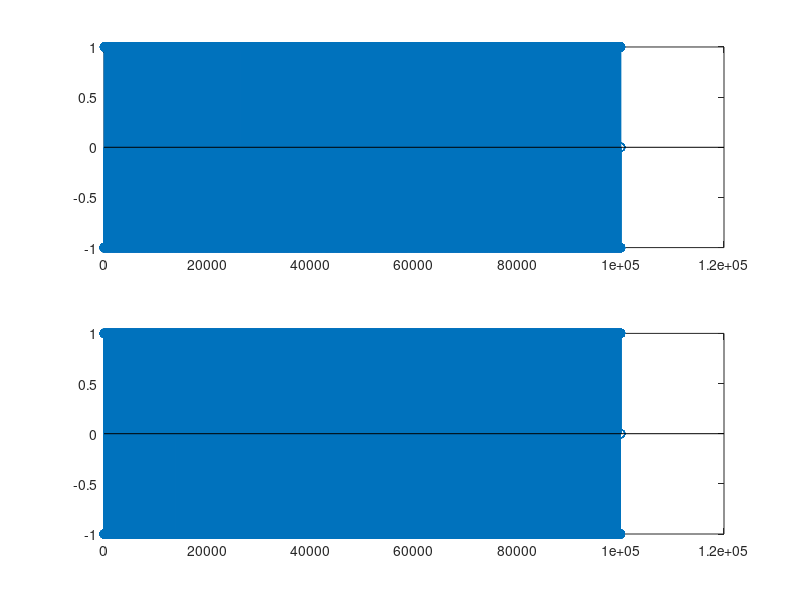

The MATLAB source for this figure:
N = 10000;
% % make 100 random bits of values +- 1
bits = sign(randn(N,1));
% bits = [-1,-1, -1,1, 1,1, 1,-1];

Symbol_period = 20;

% create a generic pulse of unit height
% with width equal to symbol period
pulse = ones(Symbol_period, 1);

% X is going to get upsampled
x = zeros(length(bits)/2,1);

for n = 1:length(x)
    m = 1+2*(n-1);
    if isequal(bits(m:m+1), [-1;-1])
        x(n) = -1 - 1i;
    elseif isequal(bits(m:m+1), [-1;1])
        x(n) = -1 + 1i;
    elseif isequal(bits(m:m+1), [1;1])
        x(n) = 1 + 1i;
    elseif isequal(bits(m:m+1), [1; -1])
        x(n) = 1 - 1i;
    end
end

x = upsample(x, Symbol_period);

% now convolve the single generic pulse with the spread-out bits
x_tx = conv(pulse, x);

% to visualize, make a stem plot
subplot(211)
stem(real(x_tx));
subplot(212)
stem(imag(x_tx));

% zero pad the beginning with 100000 samples to ensure that any glitch that
% happens when we start transmitting doesn't effect the data

x_tx = [zeros(100000, 1); x_tx;zeros(100000, 1)];


% here we write the data into a format that the USRP can understand
% specifically, we use float32 numbers with real followed by imaginary
% values

% first create a vector to store the interleaved real and imaginary values

tmp = zeros(length(x_tx)*2, 1);

% then assign the real part of x_tx to every other sample and the imaginary
% part to the remaining samples. In this example, the imaginary parts are
% all zero since our original signal is purely real, but we still have to
% write the zero values 

tmp(1:2:end) = real(x_tx);
tmp(2:2:end) = imag(x_tx);

% open a file to write in binary format 
f1 = fopen('tx2.dat', 'wb');
% write the values as a float32
fwrite(f1, tmp/2, 'float32');
% close the file
fclose(f1)
